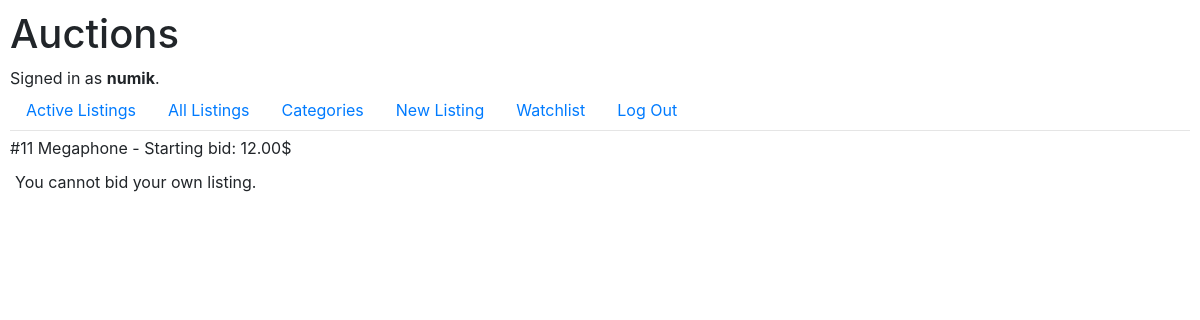
Screenshot of /listing/11/bid (signed in) with the database file from the repository.
### auctions/models.py (models this page shows)
class User(AbstractUser):
    pass

class Auction(models.Model):
    title = models.CharField(max_length=64)
    description = models.TextField(max_length=256)
    image_url = models.CharField(max_length=256, blank=True, null=True)
    category = models.CharField(max_length=256)
    created_by = models.ForeignKey(
        User,
        on_delete=models.CASCADE,
        related_name="Auction"
    )
    created_at = models.DateTimeField(auto_now_add=True)
    views = models.IntegerField(default=0)
    is_active = models.BooleanField(default=True)
    end_time = models.DateTimeField()
    bid_count = models.IntegerField(default=0)
    starting_bid = models.DecimalField(max_digits=16, decimal_places=2, validators=[MinValueValidator(0)])
    current_bid = models.ForeignKey(
        "Bid",
        on_delete=models.SET_NULL,
        null=True,
        blank=True,
        related_name="auction_bids"
    )
    winner = models.ForeignKey(
        User,
        on_delete=models.SET_NULL,
        null=True,
        blank=True,
        related_name="winner"
    )
    def __str__(self):
        if self.current_bid is None:
            bid_status = f"Starting bid: {self.starting_bid:,}$"
        else:
            bid_status = f"Current bid: {self.current_bid.amount:,}$ by {self.current_bid.bidder}"
        return f"#{self.id:,} {self.title} - {bid_status}"

### auctions/views.py (the view, shortened to what this page needs)
# urls.py: path("listing/<int:id>/bid", views.bid, name="bid"),
@login_required(login_url="/login/")
def bid(request, id):
    if (current_listing := Auction.objects.get(id=id)) is not None:
        return render(request, "auctions/bid.html", {
            "auction": current_listing,
            "bid_form": BidForm
        })

### auctions/templates/auctions/bid.html
{% extends 'auctions/layout.html' %}
{% block body %}
    {{ auction }}
    <p>
        {% if user.is_authenticated %}
            {% if user == auction.created_by %}
                <p>You cannot bid your own listing.</p>
            {% elif auction.is_active %}
                <form action="" method="post">
                    {% csrf_token %}
                    {{ bid_form.as_p }}
                    <input type="submit" value="Bid">
                </form>
            {% else %}
                <p>This auction is closed</p>
            {% endif %}
        {% endif %}
    </p>
{% endblock body %}

### auctions/templates/auctions/layout.html (shortened to what this page needs)
{% load static %}
<!DOCTYPE html>
<html lang="en">
    <head>
        <link rel="stylesheet" href="https://stackpath.bootstrapcdn.com/bootstrap/4.4.1/css/bootstrap.min.css">
        <link href="{% static 'auctions/styles.css' %}" rel="stylesheet">
    </head>
    <body>
        <h1>Auctions</h1>
        <div>
            {% if user.is_authenticated %}
                Signed in as <strong>{{ user.username }}</strong>.
            {% else %}
                Not signed in.
            {% endif %}
        </div>
        <ul class="nav">
            <li class="nav-item">
                <a class="nav-link" href="{% url 'auctions:index' %}">Active Listings</a>
            </li>
            <li class="nav-item">
                <a class="nav-link" href="{% url 'auctions:all' %}">All Listings</a>
            </li>
            <li class="nav-item">
                <a class="nav-link" href="{% url 'auctions:categories' %}">Categories</a>
            </li>
            {% if user.is_authenticated %}
                <li class="nav-item">
                    <a class="nav-link" href="{% url 'auctions:new' %}">New Listing</a>
                </li>
                <li class="nav-item">
                    <a class="nav-link" href="{% url 'auctions:watchlist' %}">Watchlist</a>
                </li>
                <li class="nav-item">
                    <a class="nav-link" href="{% url 'auctions:logout' %}">Log Out</a>
                </li>
            {% endif %}
        </ul>
        <hr>
        {% block body %}
        {% endblock %}
    </body>
</html>

### auctions/static/auctions/styles.css (style rules this page uses)
body { margin: 0; padding: 10px; }
p { display: flex; justify-content: space-between; margin: 5px; }
hr { margin: 0 0 5px 0; padding: 0; }

### rows the page displays
User: username "numik"
Auction: current_bid+starting_bid+id "#11 Megaphone - Starting bid: 12.00$"
